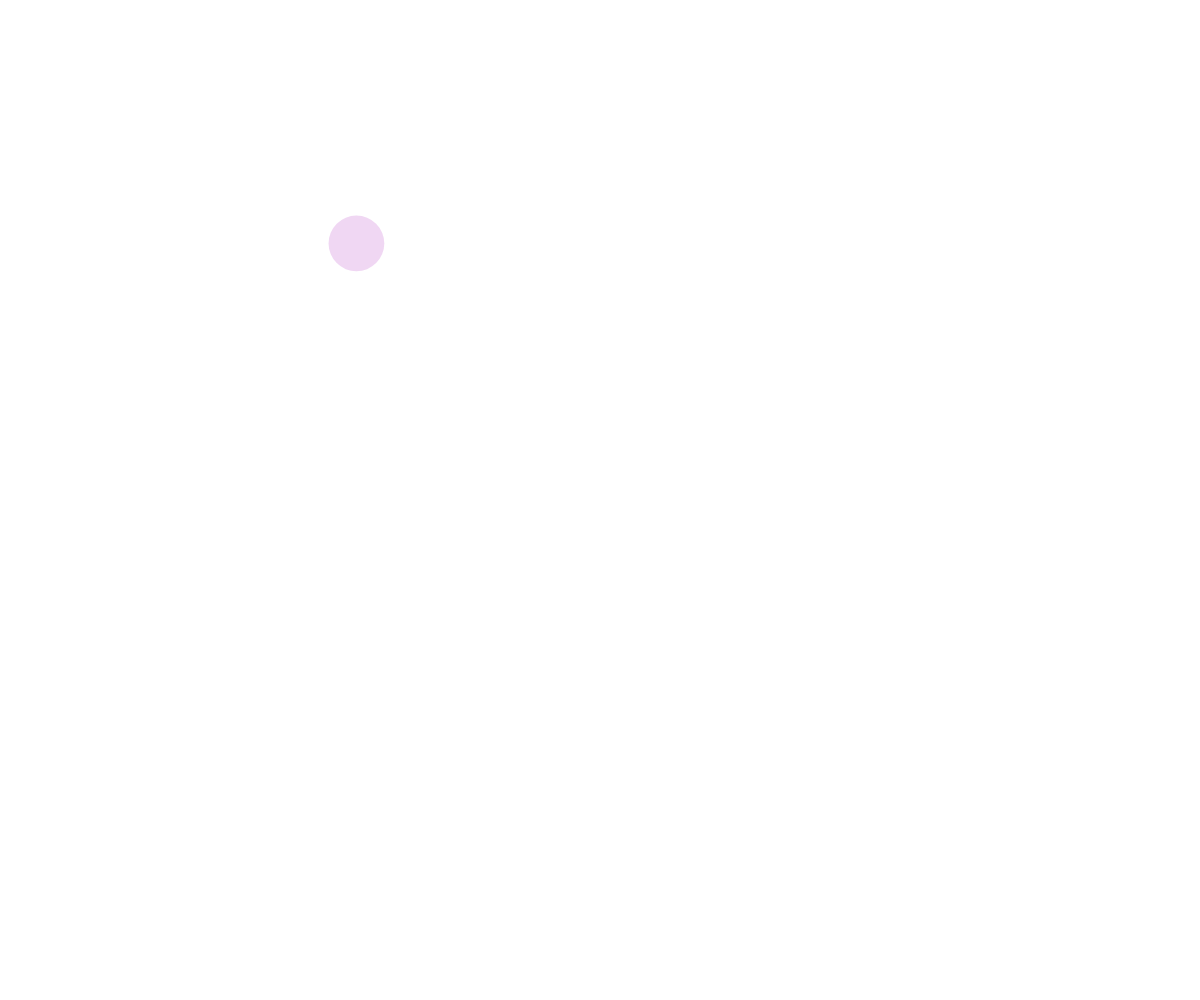
Frame 1 (no input)
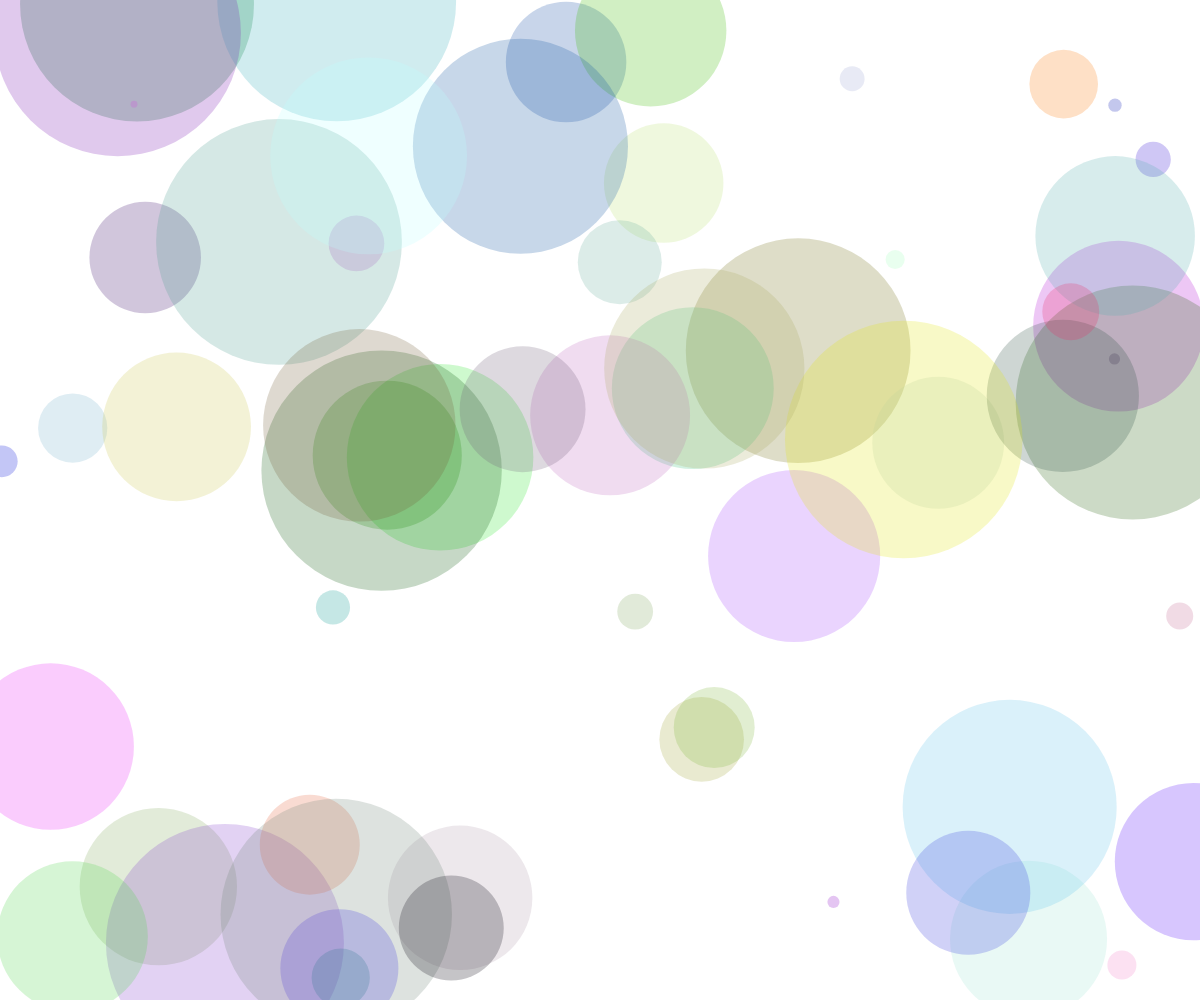
Frame 60 (no input)
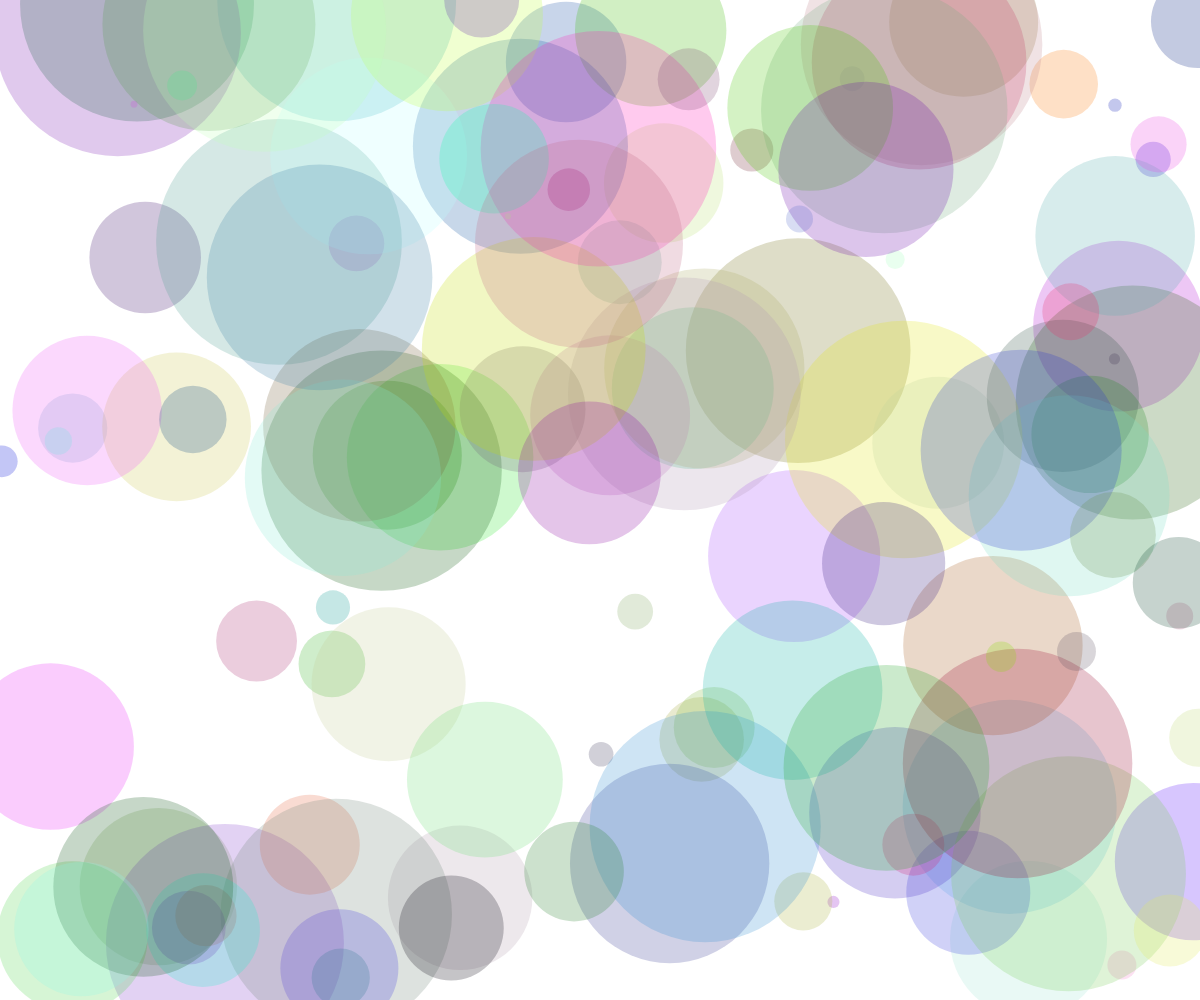
Frame 120 (the mouse pressed at the canvas centre since frame 60)

The p5.js sketch that drew these frames (run headless with seeded random() and noise() and a simulated clock; from frame 60 on, the mouse is pressed at the canvas centre):

// p5.js sketch
// ── sketch.js
// The random() Function (Random Square Design)
// Code! Programming with p5.js
// The Coding Train / Daniel Shiffman
// https://thecodingtrain.com/beginners/p5js/beginners/p5js/2.4-random.html
// https://youtu.be/POn4cZ0jL-o

// Random Square Design: https://editor.p5js.org/codingtrain/sketches/Sl8ml_Lz8
// Random House Exercise: https://editor.p5js.org/codingtrain/sketches/HGq_S0Z5H
// Random Points: https://editor.p5js.org/codingtrain/sketches/h7hFqoV6H
// Painting Exercise 1: https://editor.p5js.org/codingtrain/sketches/stERy5a1D
// Painting Exercise 2: https://editor.p5js.org/codingtrain/sketches/IyyJ1QYKh

let circleSize;
let lineWidth;
let x, y, r, g, b;

function setup() {
  createCanvas(windowWidth, windowHeight);
  background(255);
}

function draw() {
  lineWidth = random(4, 28);
  squareSize = random(5, 250);
  r = random(255)
  g = random(255)
  b = random(255)
  x = random(width);
  y = random(height);
  rectMode(CENTER);
  strokeWeight(lineWidth);
  noStroke();
  fill(r, g, b, 60);
  circle(x, y, squareSize);
}
